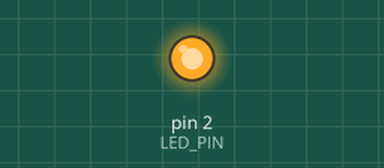
Recording of a sketch running on a simulated Arduino Uno, built with avr-gcc and run on an emulated ATmega328P. Parts: output pins drawn as LEDs (lit = HIGH).

Above: at 1.5 s.
At 4.5 s:
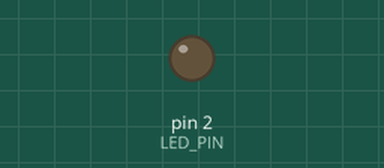
Timing chart, 0 to 7.8 s (numbered marks = the images above):
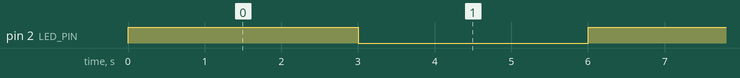

The sketch:

led.ino
```cpp
#define LED_PIN 2

void setup() {
  pinMode(LED_PIN, OUTPUT);
}

void loop() {
  digitalWrite(LED_PIN, HIGH);
  delay(3000);
  digitalWrite(LED_PIN, LOW);
  delay(3000);
}
```

Measured:
- by itself, pin 2 (LED_PIN): alternates HIGH for 3.0 s and LOW for 3.0 s
